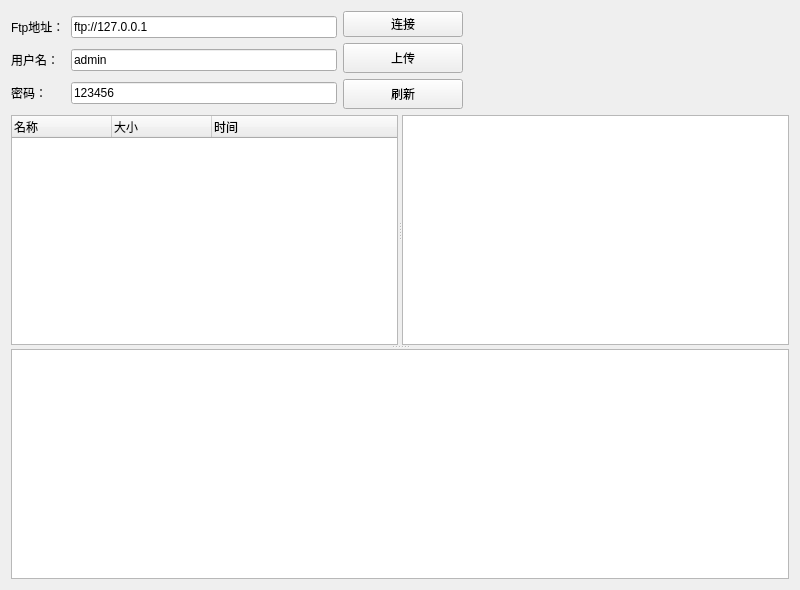
<?xml version="1.0" encoding="UTF-8"?>
<ui version="4.0">
 <class>FtpDownload</class>
 <widget class="QWidget" name="FtpDownload">
  <property name="geometry">
   <rect>
    <x>0</x>
    <y>0</y>
    <width>800</width>
    <height>590</height>
   </rect>
  </property>
  <property name="windowTitle">
   <string>Ftp下载</string>
  </property>
  <layout class="QVBoxLayout" name="verticalLayout_2">
   <item>
    <layout class="QHBoxLayout" name="horizontalLayout">
     <item>
      <layout class="QGridLayout" name="gridLayout">
       <item row="0" column="0">
        <widget class="QLabel" name="label">
         <property name="text">
          <string>Ftp地址：</string>
         </property>
        </widget>
       </item>
       <item row="0" column="1">
        <widget class="QLineEdit" name="lineEditIp">
         <property name="text">
          <string>ftp://127.0.0.1</string>
         </property>
        </widget>
       </item>
       <item row="1" column="0">
        <widget class="QLabel" name="label_2">
         <property name="text">
          <string>用户名：</string>
         </property>
        </widget>
       </item>
       <item row="1" column="1">
        <widget class="QLineEdit" name="lineEditUser">
         <property name="text">
          <string>admin</string>
         </property>
        </widget>
       </item>
       <item row="2" column="0">
        <widget class="QLabel" name="label_3">
         <property name="text">
          <string>密码：</string>
         </property>
        </widget>
       </item>
       <item row="2" column="1">
        <widget class="QLineEdit" name="lineEditPassw">
         <property name="text">
          <string>123456</string>
         </property>
        </widget>
       </item>
      </layout>
     </item>
     <item>
      <layout class="QVBoxLayout" name="verticalLayout">
       <item>
        <widget class="QPushButton" name="pushButtonOpen">
         <property name="text">
          <string>连接</string>
         </property>
        </widget>
       </item>
       <item>
        <widget class="QPushButton" name="pushButtonUp">
         <property name="minimumSize">
          <size>
           <width>120</width>
           <height>30</height>
          </size>
         </property>
         <property name="text">
          <string>上传</string>
         </property>
        </widget>
       </item>
       <item>
        <widget class="QPushButton" name="pushButtonUpdate">
         <property name="minimumSize">
          <size>
           <width>120</width>
           <height>30</height>
          </size>
         </property>
         <property name="text">
          <string>刷新</string>
         </property>
        </widget>
       </item>
      </layout>
     </item>
     <item>
      <spacer name="horizontalSpacer">
       <property name="orientation">
        <enum>Qt::Horizontal</enum>
       </property>
       <property name="sizeHint" stdset="0">
        <size>
         <width>40</width>
         <height>20</height>
        </size>
       </property>
      </spacer>
     </item>
    </layout>
   </item>
   <item>
    <widget class="QSplitter" name="splitter_2">
     <property name="orientation">
      <enum>Qt::Vertical</enum>
     </property>
     <widget class="QSplitter" name="splitter">
      <property name="orientation">
       <enum>Qt::Horizontal</enum>
      </property>
      <widget class="QTreeWidget" name="treeWidget">
       <property name="columnCount">
        <number>3</number>
       </property>
       <column>
        <property name="text">
         <string>名称</string>
        </property>
       </column>
       <column>
        <property name="text">
         <string>大小</string>
        </property>
       </column>
       <column>
        <property name="text">
         <string>时间</string>
        </property>
       </column>
      </widget>
      <widget class="QTreeView" name="treeViewDownload"/>
     </widget>
     <widget class="QTextEdit" name="textEdit">
      <property name="enabled">
       <bool>true</bool>
      </property>
      <property name="readOnly">
       <bool>true</bool>
      </property>
     </widget>
    </widget>
   </item>
  </layout>
 </widget>
 <layoutdefault spacing="6" margin="11"/>
 <resources/>
 <connections/>
</ui>
